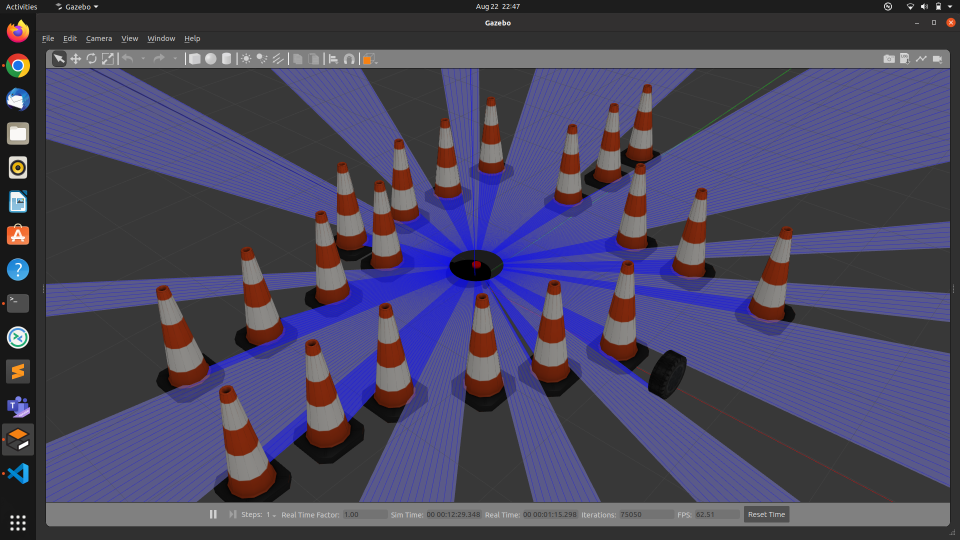
#> input picture laser.png, 1920 x 1080 px (shown at 1/2 size)
$ python slicing_color_change.py
#> lines starting #> are read from the running program, lines starting #| are printed output that depends on the picture
import cv2 as cv
import numpy as np


img = cv.imread('laser.png')
#> img is the input picture: shape (1080, 1920, 3); mean B, G, R 97.4, 70.9, 74.3
print('size of img ',img.shape)
#| size of img  (1080, 1920, 3)
#100,100   1900,1000
crop_image=img[100:1000,100:1900]
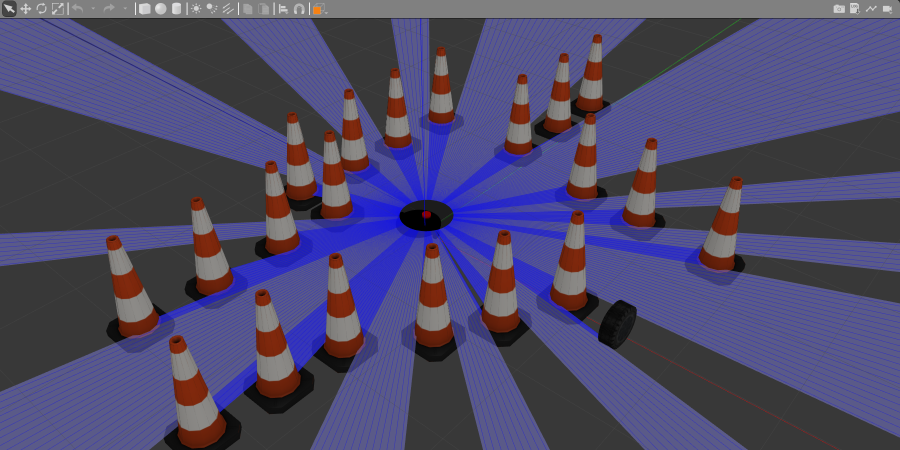
#> crop_image: shape (900, 1800, 3) (shown at 1/2 size); mean B, G, R 106.5, 72.7, 77.1

print(crop_image.shape)
#| (900, 1800, 3)


#500,180   900,500
# crop_image[500:900,180:500,2] = crop_image[500:900,180:500,0]
#BGR values
#white 255,255,255| black 0,0,0
# img1[:,:,0],img1[:,:,1],img1[:,:,2]=16,180,20

crop_image[180:500:2,500:900:2,0]=0
crop_image[180:500:2,500:900:2,1]=0
crop_image[180:500:2,500:900:2,2]=0
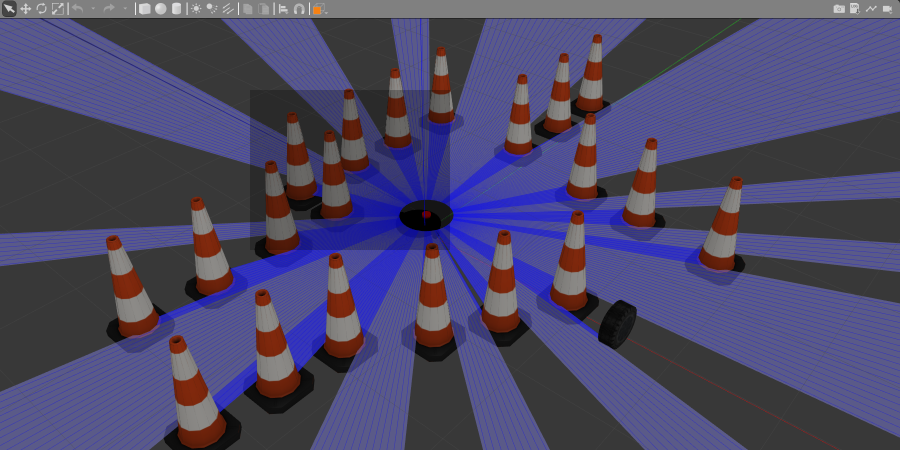
#> crop_image: shape (900, 1800, 3) (shown at 1/2 size); mean B, G, R 104.3, 71.5, 75.6


cv.imshow("image",crop_image)
cv.waitKey(0)
cv.destroyAllWindows()

$ run again, with 832110000000.jpeg saved as laser.png
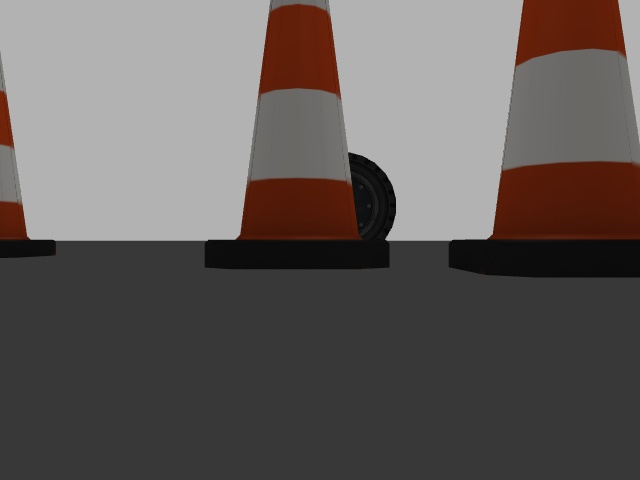
#> input picture 832110000000.jpeg, 640 x 480 px
#> img is the input picture: shape (480, 640, 3); mean B, G, R 91.1, 93.2, 99.2
#| size of img  (480, 640, 3)
#> `crop_image=img[100:1000,100:1900]`:
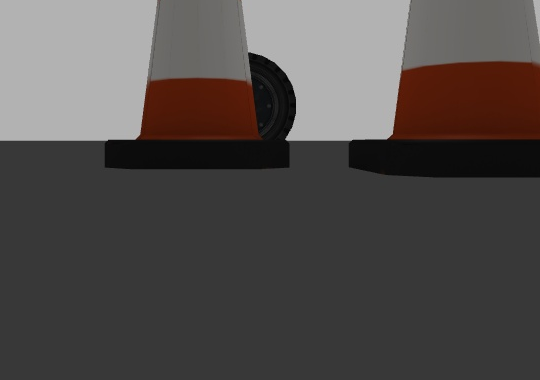
#> crop_image: shape (380, 540, 3); mean B, G, R 75.7, 77.4, 82.1
#| (380, 540, 3)
#> `crop_image[180:500:2,500:900:2,2]=0`:
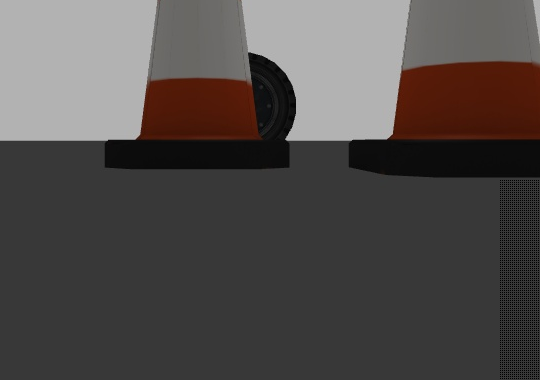
#> crop_image: shape (380, 540, 3); mean B, G, R 75.1, 76.8, 81.6

$ run again, with parrot.jpg saved as laser.png
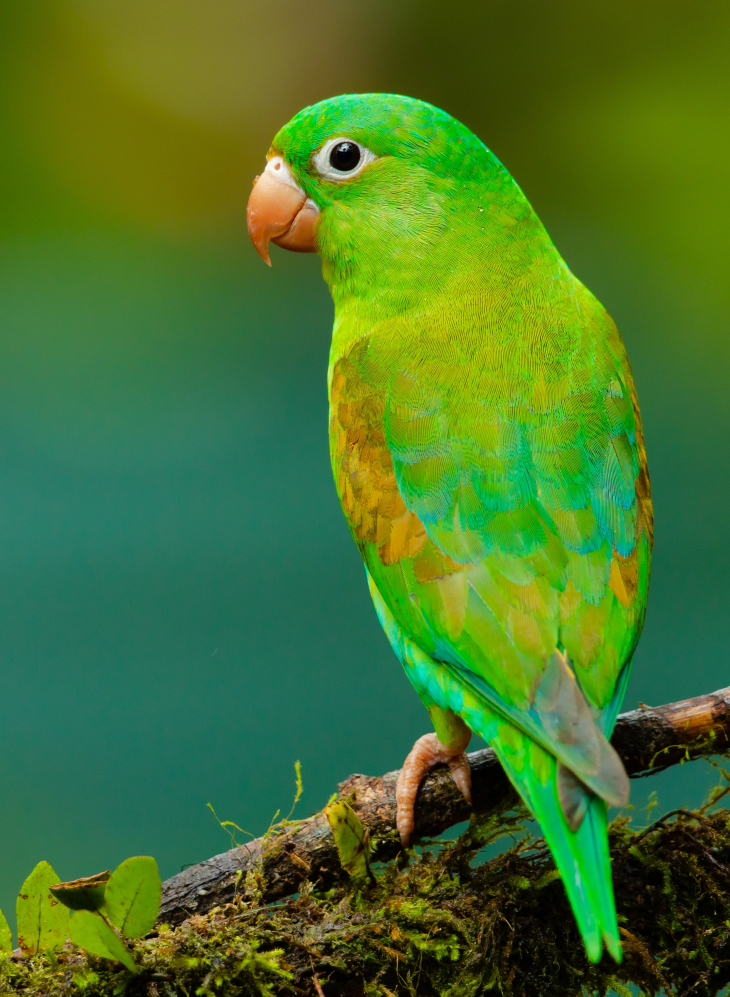
#> input picture parrot.jpg, 2919 x 3985 px (shown at 1/4 size)
#> img is the input picture: shape (3985, 2919, 3); mean B, G, R 42.5, 115.9, 70.8
#| size of img  (3985, 2919, 3)
#> `crop_image=img[100:1000,100:1900]`:
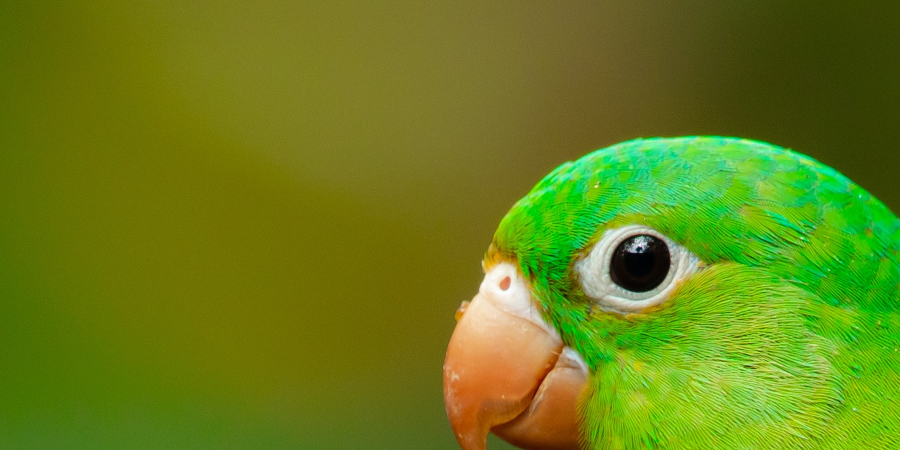
#> crop_image: shape (900, 1800, 3) (shown at 1/2 size); mean B, G, R 23.9, 127.1, 104
#| (900, 1800, 3)
#> `crop_image[180:500:2,500:900:2,2]=0`:
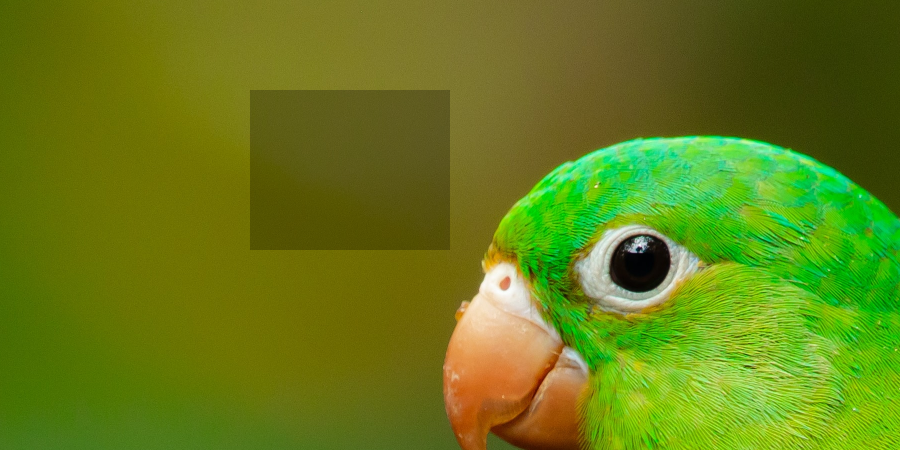
#> crop_image: shape (900, 1800, 3) (shown at 1/2 size); mean B, G, R 23.5, 124.8, 101.6
